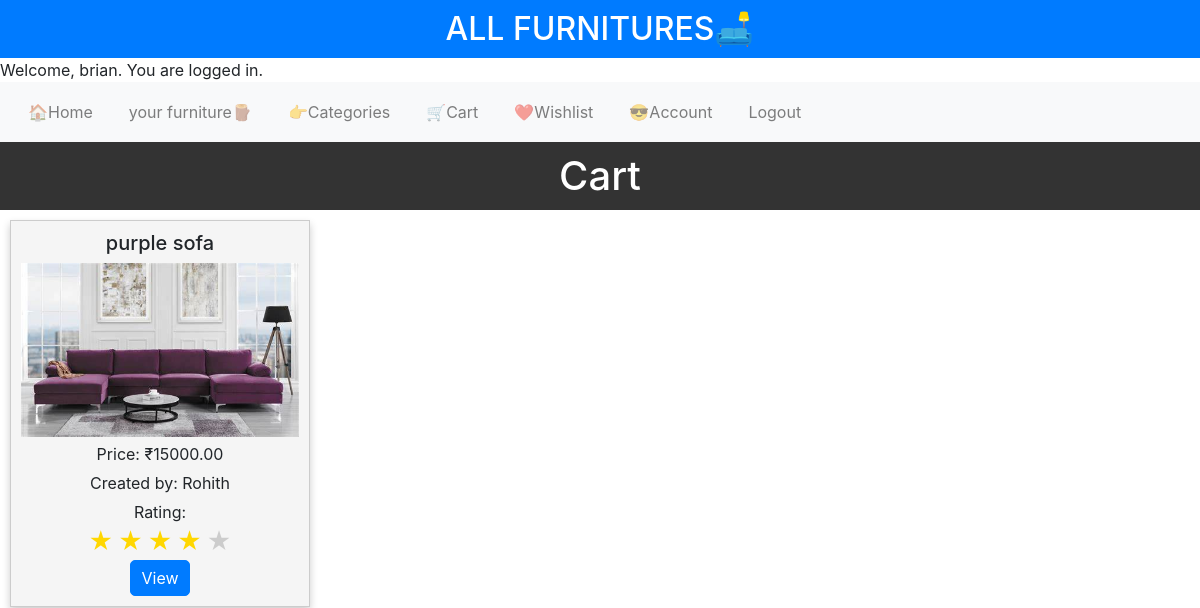
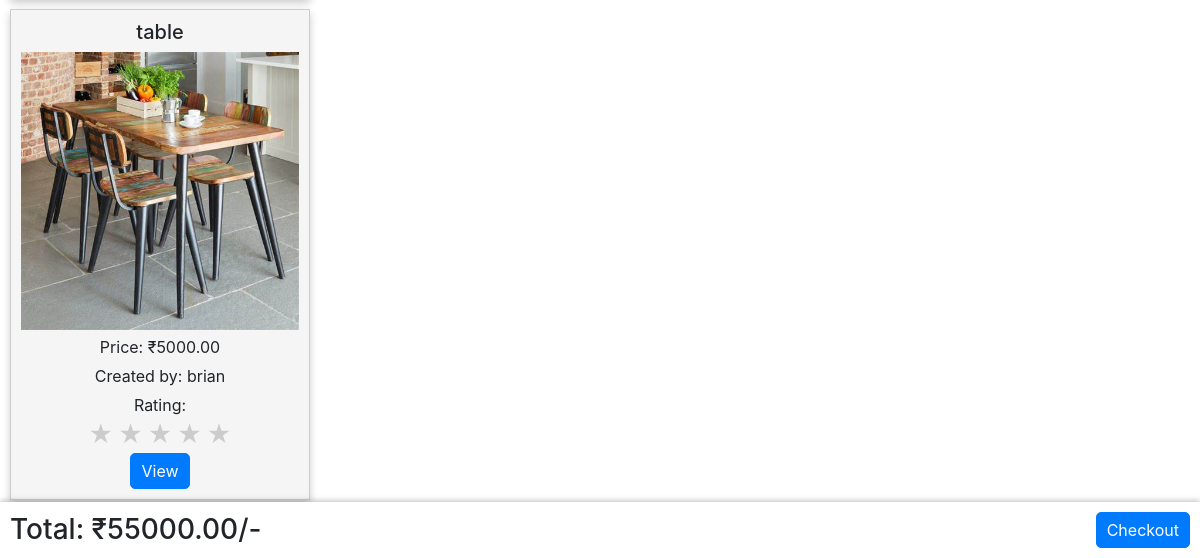
/Cart (signed in), run on an earlier commit of the app's database (2 pictures, top to bottom).
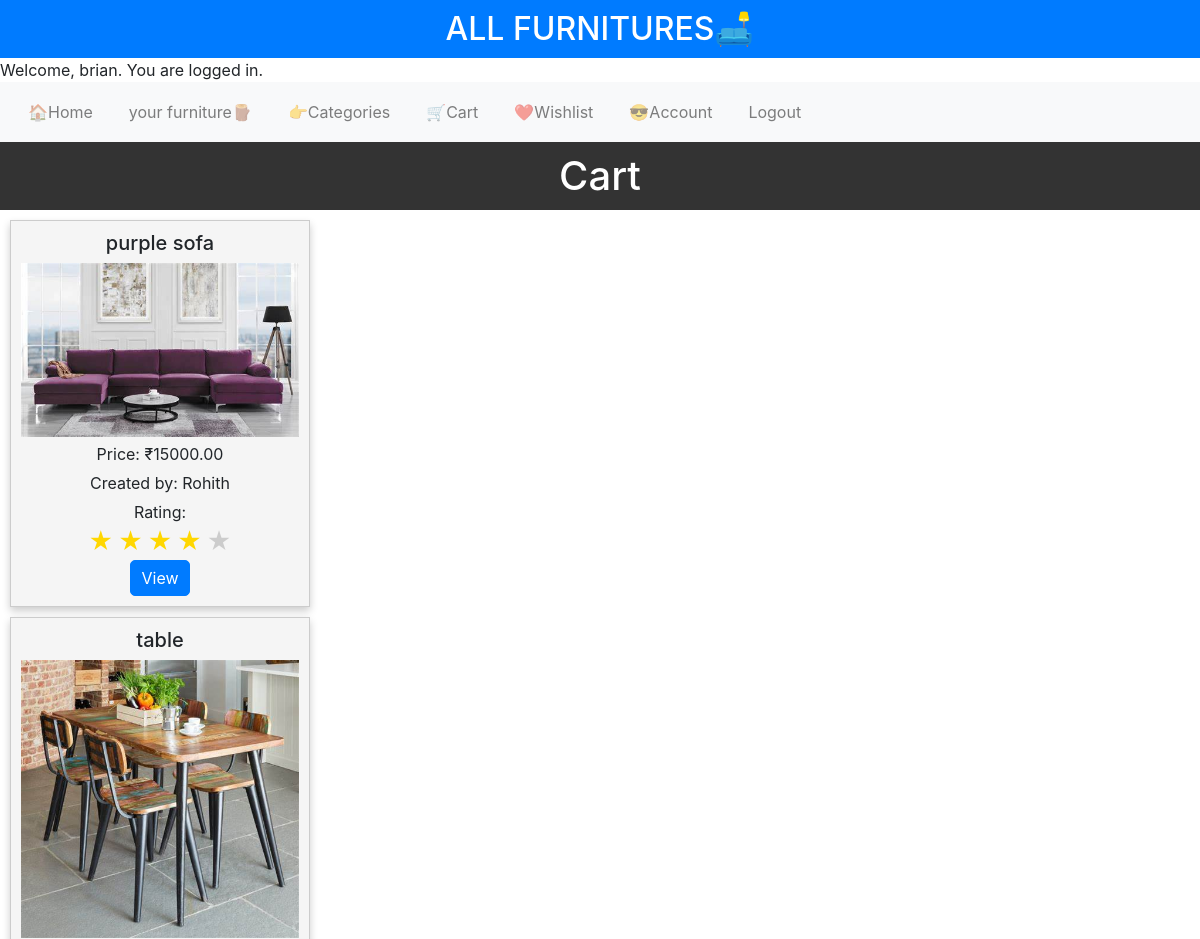
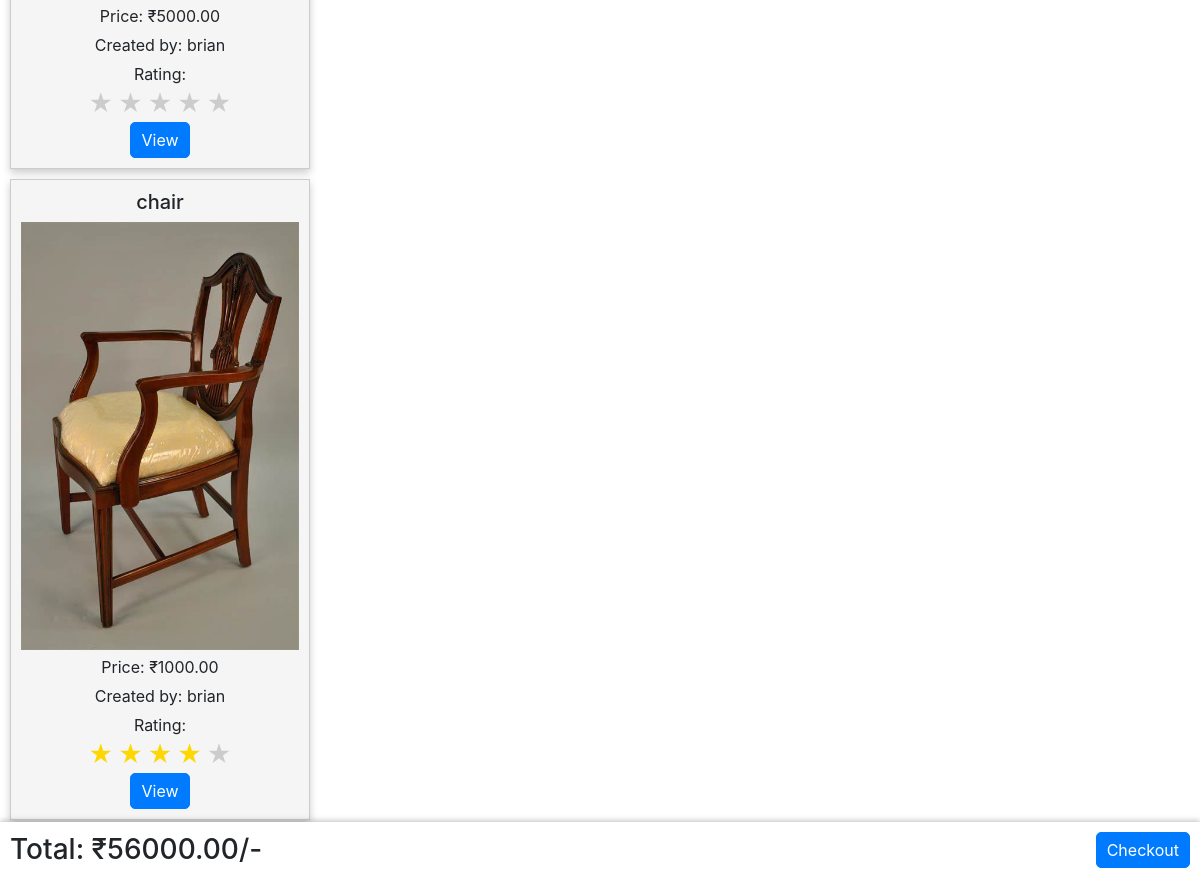
And on a later commit of the database (2 pictures, top to bottom).
### allfurnitures/models.py (models this page shows, shortened)
class User(AbstractUser):
    wishlist = models.ManyToManyField("Furniture", blank=True, related_name="wishlists")
    image = models.ImageField(upload_to='users', default='allfurnitures/users/default.jpg')
    mobile=models.CharField(max_length=10,blank=True)

class Cart(models.Model):
    user = models.ForeignKey(User, on_delete=models.CASCADE, related_name="carts")
    furniture = models.ForeignKey(Furniture, on_delete=models.CASCADE, related_name="carts")
    quantity = models.IntegerField(default=1)

class Furniture(models.Model):
    name = models.CharField(max_length=64)
    price = models.DecimalField(max_digits=10, decimal_places=2)
    description = models.TextField()
    image = models.ImageField(upload_to='furnitures', default='allfurnitures/furnitures/default.jpg')
    category = models.CharField(max_length=64)
    user = models.ForeignKey(User, on_delete=models.CASCADE, related_name="furnitures")
    date = models.DateTimeField(auto_now_add=True)
    rating = models.DecimalField(max_digits=2, decimal_places=1, default=0)

### allfurnitures/views.py (the view, shortened to what this page needs)
# urls.py: path("Cart",views.cart,name="Cart"),
@login_required
def cart(request):
    if request.method=="GET":
        carts= request.user.carts.all()
        bill= sum([cart.furniture.price*cart.quantity for cart in carts])
        return render(request, "allfurnitures/cart.html",{
            "carts": request.user.carts.all(),
            "bill": bill
        })

### allfurnitures/templates/allfurnitures/cart.html
{% extends "allfurnitures/layout.html" %}
{% load static %}
{% block body %}
<div>
    <h1>Cart</h1>
    {% for cart in carts %}
    <div class="card_body">
        <h3>{{ cart.furniture.name }}</h3>
        <span>
            <img src="{{ cart.furniture.image.url }}" alt="{{ cart.furniture.name }}">
        </span>
        <p>Price: ₹{{ cart.furniture.price }}</p>
        <p>Created by: {{ cart.furniture.user }}</p>
        <div>Rating: <div class="star-rating" >
            <div class="stars" id="star_rating" data-rating="{{ cart.furniture.rating }}">
              <span class="star">&#9733;</span>
              <span class="star">&#9733;</span>
              <span class="star">&#9733;</span>
              <span class="star">&#9733;</span>
              <span class="star">&#9733;</span>
            </div>
          </div></div>
        <a href="{% url 'furnituredetails' cart.furniture.id %}"  class="btn btn-primary" >View</a>
    </div>
    {% endfor %}
    <br>
    <br>
    <div id="show_bill">
        <h3>Total: ₹{{ bill }}/-</h3>
        <a href="#" class="btn btn-primary">Checkout</a>
    </div>
</div>
{% endblock %}
{% block script %}
 <link href="{% static 'allfurnitures/cart.css' %}" rel="stylesheet" >
{% endblock %}

### allfurnitures/templates/allfurnitures/layout.html (shortened to what this page needs)
{% load static %}
<!DOCTYPE html>
<html lang="en">
<head>
    <link rel="stylesheet" href="https://maxcdn.bootstrapcdn.com/bootstrap/4.5.2/css/bootstrap.min.css">
    <link href="{% static 'allfurnitures/styles.css' %}" rel="stylesheet">
    {% block script %}
    {% endblock %}
</head>
<body>
    <h2>ALL FURNITURES🛋️</h2>
    {% if user.is_authenticated %}
        <p>Welcome, {{ user.username }}. You are logged in.</p>
        <nav class="navbar navbar-expand-lg navbar-light bg-light">
        <ul class="navbar-nav mr-auto">
            <li class="nav-item" ><a class="nav-link" href="{% url 'index' %}">🏠Home</a></li>
            <li class="nav-item"><a class="nav-link" href="{% url 'yourfurniture' %}">your furniture🪵</a></li>
            <li class="nav-item"><a class="nav-link" href="{% url 'categories' %}">👉Categories</a></li>
            <li class="nav-item"><a class="nav-link" href="{% url 'Cart' %}">🛒Cart</a></li>
            <li class="nav-item"><a class="nav-link" href="{% url 'wishlist' %}">❤️Wishlist</a></li>
            <li class="nav-item"><a class="nav-link" href="{% url 'Account' %}">😎Account</a></li>
            <li class="nav-item"><a  class="nav-link" href="{% url 'logout' %}" >Logout</a></li>
        </ul>
        </nav>
     {% else %}
        <a href="{% url 'login' %}" class="btn btn-primary">Login</a>
        <a href="{% url 'register' %}" class="btn btn-primary">Register</a>
    {% endif %}
    {% block body %}
    {% endblock %}
</body>
</html>

### allfurnitures/static/allfurnitures/styles.css (style rules this page uses)
body, h2, p { margin: 0; padding: 0; }
h2 { background-color: #007BFF; color: #fff; padding: 10px; text-align: center; }
.navbar { background-color: #f8f9fa; padding: 10px; }
.navbar ul { list-style: none; display: flex; justify-content: center; margin: 0; padding: 0; }
.navbar li { margin: 0 10px; }
.card_body { width: 300px; padding: 10px; border: 1px solid #ccc; margin: 10px; text-align: center; background-color: #fff; box-shadow: 0 4px 8px rgba(0, 0, 0, 0.2); }
.card_body h3 { font-size: 20px; }
.card_body img { max-width: 100%; height: auto; }
.card_body p { margin: 5px 0; }
.btn-primary { background-color: #007BFF; color: #fff; padding: 5px 10px; text-decoration: none; border-radius: 5px; transition: background-color 0.3s; }
.star-rating .stars .star { color: #cccccc; font-size: 24px; }
.star-rating .stars .star.active { color: gold; }

### allfurnitures/static/allfurnitures/cart.css (style rules this page uses)
body, h1, p { margin: 0; padding: 0; }
h1 { background-color: #333; color: #fff; padding: 10px; text-align: center; }
.card_body { width: 300px; padding: 10px; border: 1px solid #ccc; margin: 10px; text-align: center; background-color: #f5f5f5; box-shadow: 0 4px 8px rgba(0, 0, 0, 0.2); }
.card_body h3 { font-size: 20px; }
.card_body img { max-width: 100%; height: auto; }
.card_body p { margin: 5px 0; }
.btn-primary { background-color: #007BFF; color: #fff; padding: 5px 10px; text-decoration: none; border-radius: 5px; transition: background-color 0.3s; }
#show_bill { position: fixed; bottom: 0; left: 0; width: 100%; background-color: #fff; padding: 10px; box-shadow: 0 -2px 5px rgba(0, 0, 0, 0.2); display: flex; justify-content: space-between; align-items: center; }
#show_bill h3 { margin: 0; }

What changed in the data, as far as the page shows it:
added Cart: furniture.name "chair", furniture.image (picture), furniture.price "1000.00", furniture.user "brian"
Also different on the page:
{{ bill }}: "55000.00" → "56000.00"
